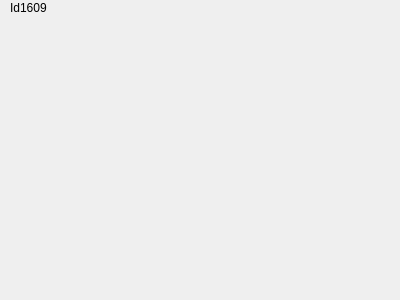
<?xml version="1.0" encoding="UTF-8"?>
<ui version="4.0">
 <class>Dialog</class>
 <widget class="QDialog" name="Dialog">
  <property name="geometry">
   <rect>
    <x>0</x>
    <y>0</y>
    <width>400</width>
    <height>300</height>
   </rect>
  </property>
  <property name="windowTitle">
   <string>Dialog</string>
  </property>
  <widget class="QWidget" name="container_widget" native="true">
   <property name="geometry">
    <rect>
     <x>200</x>
     <y>30</y>
     <width>151</width>
     <height>61</height>
    </rect>
   </property>
  </widget>
  <widget class="QWidget" name="horizontalLayoutWidget">
   <property name="geometry">
    <rect>
     <x>10</x>
     <y>20</y>
     <width>371</width>
     <height>281</height>
    </rect>
   </property>
   <layout class="QHBoxLayout" name="logo_layout"/>
  </widget>
  <widget class="QLabel" name="label">
   <property name="geometry">
    <rect>
     <x>10</x>
     <y>0</y>
     <width>61</width>
     <height>16</height>
    </rect>
   </property>
   <property name="text">
    <string>Id1609</string>
   </property>
  </widget>
 </widget>
 <resources/>
 <connections/>
</ui>
